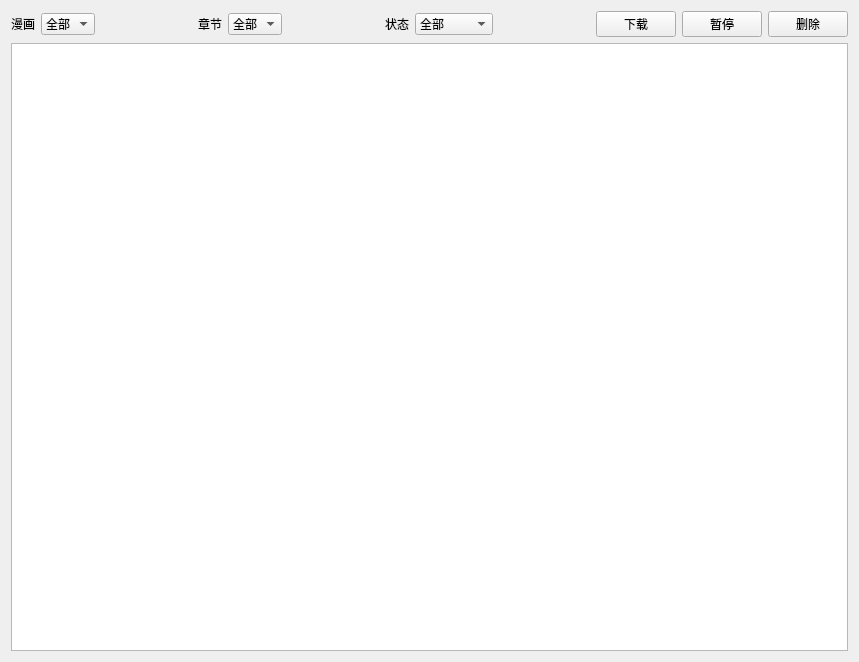
<?xml version="1.0" encoding="UTF-8"?>
<ui version="4.0">
 <class>Download</class>
 <widget class="QWidget" name="Download">
  <property name="geometry">
   <rect>
    <x>0</x>
    <y>0</y>
    <width>859</width>
    <height>662</height>
   </rect>
  </property>
  <property name="windowTitle">
   <string>Form</string>
  </property>
  <layout class="QVBoxLayout" name="verticalLayout">
   <item>
    <layout class="QHBoxLayout" name="horizontalLayout">
     <item>
      <widget class="QLabel" name="label_2">
       <property name="text">
        <string>漫画</string>
       </property>
      </widget>
     </item>
     <item>
      <widget class="QComboBox" name="comicComboBox">
       <property name="sizePolicy">
        <sizepolicy hsizetype="Preferred" vsizetype="Fixed">
         <horstretch>0</horstretch>
         <verstretch>0</verstretch>
        </sizepolicy>
       </property>
       <item>
        <property name="text">
         <string>全部</string>
        </property>
       </item>
      </widget>
     </item>
     <item>
      <spacer name="horizontalSpacer">
       <property name="orientation">
        <enum>Qt::Horizontal</enum>
       </property>
       <property name="sizeHint" stdset="0">
        <size>
         <width>40</width>
         <height>20</height>
        </size>
       </property>
      </spacer>
     </item>
     <item>
      <widget class="QLabel" name="label_3">
       <property name="text">
        <string>章节</string>
       </property>
      </widget>
     </item>
     <item>
      <widget class="QComboBox" name="chapterComboBox">
       <property name="sizePolicy">
        <sizepolicy hsizetype="Preferred" vsizetype="Fixed">
         <horstretch>0</horstretch>
         <verstretch>0</verstretch>
        </sizepolicy>
       </property>
       <item>
        <property name="text">
         <string>全部</string>
        </property>
       </item>
      </widget>
     </item>
     <item>
      <spacer name="horizontalSpacer_3">
       <property name="orientation">
        <enum>Qt::Horizontal</enum>
       </property>
       <property name="sizeHint" stdset="0">
        <size>
         <width>40</width>
         <height>20</height>
        </size>
       </property>
      </spacer>
     </item>
     <item>
      <widget class="QLabel" name="label">
       <property name="text">
        <string>状态</string>
       </property>
      </widget>
     </item>
     <item>
      <widget class="QComboBox" name="statusComboBox">
       <item>
        <property name="text">
         <string>全部</string>
        </property>
       </item>
       <item>
        <property name="text">
         <string>暂停</string>
        </property>
       </item>
       <item>
        <property name="text">
         <string>下载中</string>
        </property>
       </item>
       <item>
        <property name="text">
         <string>下载完成</string>
        </property>
       </item>
       <item>
        <property name="text">
         <string>下载失败</string>
        </property>
       </item>
      </widget>
     </item>
     <item>
      <spacer name="horizontalSpacer_2">
       <property name="orientation">
        <enum>Qt::Horizontal</enum>
       </property>
       <property name="sizeHint" stdset="0">
        <size>
         <width>40</width>
         <height>20</height>
        </size>
       </property>
      </spacer>
     </item>
     <item>
      <widget class="QPushButton" name="dwonloadButton">
       <property name="text">
        <string>下载</string>
       </property>
      </widget>
     </item>
     <item>
      <widget class="QPushButton" name="pauseButton">
       <property name="text">
        <string>暂停</string>
       </property>
      </widget>
     </item>
     <item>
      <widget class="QPushButton" name="deleteButton">
       <property name="text">
        <string>删除</string>
       </property>
      </widget>
     </item>
    </layout>
   </item>
   <item>
    <widget class="QTableView" name="tableView">
     <property name="selectionBehavior">
      <enum>QAbstractItemView::SelectRows</enum>
     </property>
    </widget>
   </item>
  </layout>
 </widget>
 <resources/>
 <connections/>
</ui>
